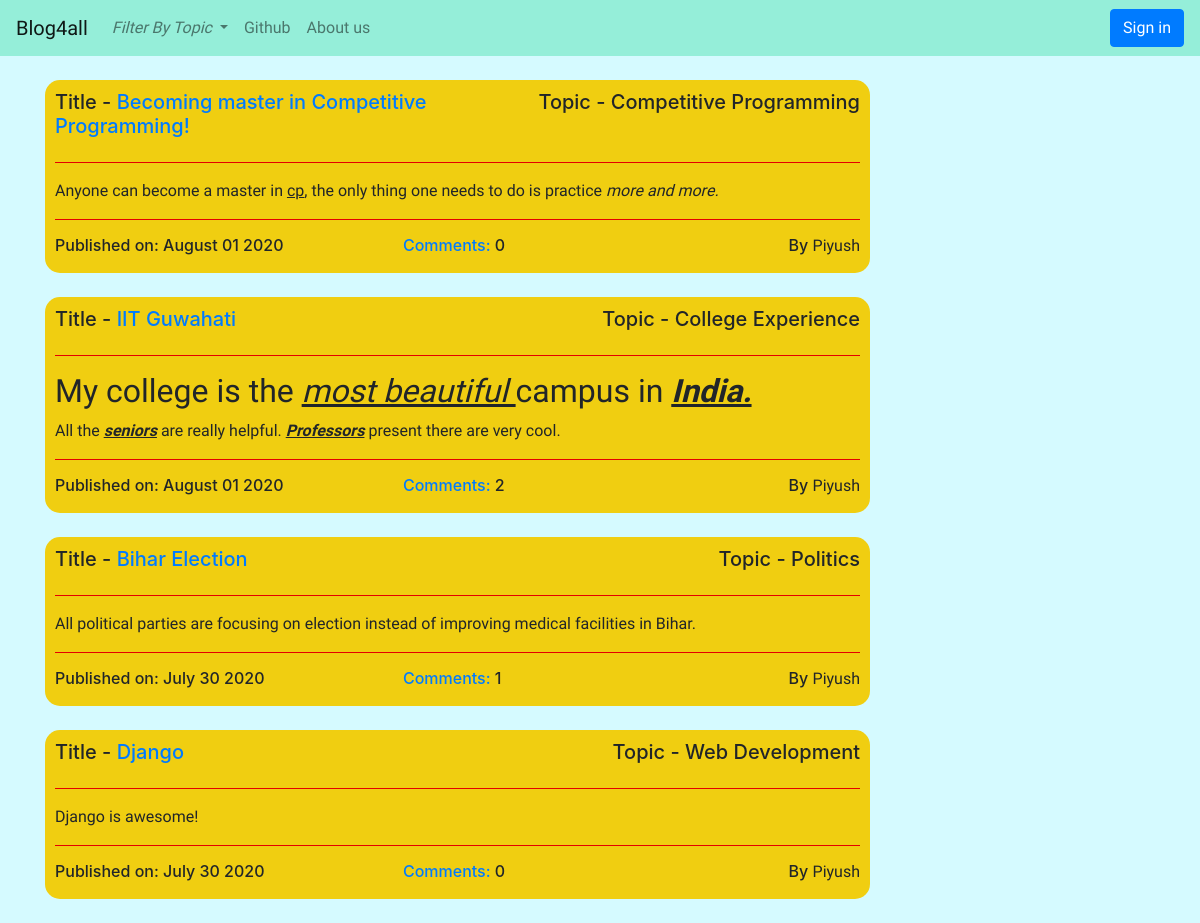
The page / on the database its author committed.
### blog/models.py (models this page shows, shortened)
class Blogpost(models.Model):
    author = models.ForeignKey(User,on_delete = models.CASCADE)
    topic = models.CharField(max_length=50,choices=TOPIC_CHOICES,default='Others')
    title = models.CharField(max_length=200)
    text = models.TextField()
    create_date = models.DateTimeField(default=timezone.now)
    published_date = models.DateTimeField(blank=True,null=True)
    def approve_comments(self):
        return self.comments.filter(approved_comment = True)
    def datepublished(self):
        return self.published_date.strftime('%B %d %Y')

### blog/views.py (the view)
# urls.py: path('',views.BlogpostListView.as_view(),name = 'blogs_list'),
class BlogpostListView(ListView):
    model = Blogpost
    template_name = 'blog/post_list.html'
    def get_queryset(self):     # __lte -> less than or equal to
        return Blogpost.objects.filter(published_date__lte = timezone.now()).order_by('-published_date')

### blog/templates/blog/post_list.html
{% extends "blog/base.html" %}
{% block body_block %}
      <br>
      {% if blogpost_list %}
      {% for post in blogpost_list %}
      <div class="post_list">
        <div class="row">
          <div class="col-6 post-title">
            <h5>Title - <a href="{% url 'blog:blog_details' pk=post.pk %}">{{post.title}}</a></h5>
          </div>
          <div class="col-6">
            <h5 align = 'right'>Topic - {{ post.topic }}</h5>
          </div>
        </div>
        <hr color = 'red'>
        <div class="post-content">
          <p> {{post.text|safe}} </p>
        </div>
        <hr color="red">
        <div class="row">
          <div class="col-5">
            <h6>Published on: {{post.datepublished}}</h6>
          </div>
          <div class="col-3">
            <h6><a href="{% url 'blog:blog_details' pk=post.pk %}">Comments: </a>{{post.approve_comments.count}} </h6>
          </div>
          <div class="col-4">
            <h6 align = 'right'>By <span class="post-content"> {{post.author}} </span> </h6>
          </div>
        </div>
      </div>
        <br>
      {% endfor %}
      {% else %}
      <h1>Sorry, No posts are there from selected filter</h1>
      {% endif %}
{% endblock body_block %}

### blog/templates/blog/base.html (shortened to what this page needs)
<!DOCTYPE html>
{% load static %}
<html lang="en">
    <head>
        <link rel="stylesheet" href="https://stackpath.bootstrapcdn.com/bootstrap/4.5.0/css/bootstrap.min.css"
>
        <link rel="stylesheet" href="//cdn.jsdelivr.net/npm/medium-editor@latest/dist/css/medium-editor.min.css" type="text/css"
            media="screen" charset="utf-8">
        <link rel="stylesheet" href="{% static 'css/blog.css' %}">
        </head>
    <body>
        <nav class="navbar navbar-expand-lg  navbar-custom navbar-light">
            <a class="navbar-brand" href="{% url 'blog:blogs_list' %}">Blog4all</a>
            <div class="collapse navbar-collapse" id="navbarSupportedContent">
                <ul class="navbar-nav mr-auto">
                    <li class="nav-item dropdown">
                        <a class="nav-link dropdown-toggle" href="#" id="navbarDropdown" role="button" data-toggle="dropdown"
                            aria-haspopup="true" aria-expanded="false">
                            <i>Filter By Topic</i>
                        </a>
                    </li>
                    <li class="nav-item">
                        <a class="nav-link" href="https://github.com/piyushprince346">Github</a>
                    </li>
                    <li class="nav-item">
                        <a class="nav-link" href="{% url 'blog:about' %}">About us <span class="sr-only">(current)</span></a>
                    </li>
                </ul>
                <ul class="navbar-nav navbar-right">
                    {% if user.is_authenticated %}
                        <li class="nav-item">
                            <a class="nav-link" href="">Welcome {{user.username}} <svg width="1em" height="1em" viewBox="0 0 16 16" class="bi bi-person-check-fill" fill="currentColor"
                                xmlns="http://www.w3.org/2000/svg">
                                <path fill-rule="evenodd"
                                    d="M1 14s-1 0-1-1 1-4 6-4 6 3 6 4-1 1-1 1H1zm5-6a3 3 0 1 0 0-6 3 3 0 0 0 0 6zm9.854-2.854a.5.5 0 0 1 0 .708l-3 3a.5.5 0 0 1-.708 0l-1.5-1.5a.5.5 0 0 1 .708-.708L12.5 7.793l2.646-2.647a.5.5 0 0 1 .708 0z" />
                            </svg> </a>
                        </li>
                        <li class="nav-item">
                            <a class="nav-link" href="{% url 'blog:new_post' %}">Create Post</a>
                        </li>
                        <li class="nav-item">
                            <a class="nav-link" href="{% url 'blog:drafts' %}">Drafts</a>
                        </li>
                        <li class="nav-item">
                            <a class="btn btn-primary" href="{% url 'logout' %}">Sign out</a>
                        </li>
                    {% else %}
                        <li class="nav-item">
                            <a class="btn btn-primary" href="{% url 'login' %}" class="nav-link">Sign in</a>
                        </li>
                    {% endif %}
                </ul>
            </div>
        </nav>
        <div class="container">
            <div class="row">
                <div class="col-9">
                    {% block body_block %}
                    {% endblock body_block %}
                 </div>
                 <div class="col-3">
                 </div>
            </div>
        </div>
    </body>
</html>

### blog/static/css/blog.css (style rules this page uses)
body { background-color: rgb(213, 250, 255); }
.post_list { border-radius: 15px; padding: 10px 10px 10px 10px; background-color: rgb(240, 206, 17); }
.post-content { font-family: 'Courgette', cursive; }
.navbar-custom { background-color: rgba(143, 238, 214, 0.911); font-family: 'Exo', sans-serif; }

### rows shown on the page
Blogpost: title "Becoming master in Competitive Programming!", topic "Competitive Programming", text "Anyone can become a master in cp , the only thing one needs to do is practice more and more.", datepublished "August 01 2020", approve_comments.count "0", author "Piyush"
Blogpost: title "IIT Guwahati", topic "College Experience", text "My college is the most beautiful campus in India. All the seniors are really helpful. Professors present there are very cool.", datepublished "August 01 2020", approve_comments.count "2", author "Piyush"
Blogpost: title "Bihar Election", topic "Politics", text "All political parties are focusing on election instead of improving medical facilities in Bihar.", datepublished "July 30 2020", approve_comments.count "1", author "Piyush"
Blogpost: title "Django", topic "Web Development", text "Django is awesome!", datepublished "July 30 2020", approve_comments.count "0", author "Piyush"
